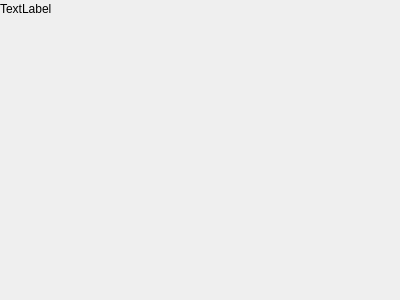
<?xml version="1.0" encoding="UTF-8"?>
<ui version="4.0">
 <class>screenshot_UI</class>
 <widget class="QWidget" name="screenshot_UI">
  <property name="geometry">
   <rect>
    <x>0</x>
    <y>0</y>
    <width>400</width>
    <height>300</height>
   </rect>
  </property>
  <property name="windowTitle">
   <string>Form</string>
  </property>
  <widget class="QLabel" name="label">
   <property name="geometry">
    <rect>
     <x>0</x>
     <y>0</y>
     <width>67</width>
     <height>17</height>
    </rect>
   </property>
   <property name="text">
    <string>TextLabel</string>
   </property>
  </widget>
 </widget>
 <resources/>
 <connections/>
</ui>
